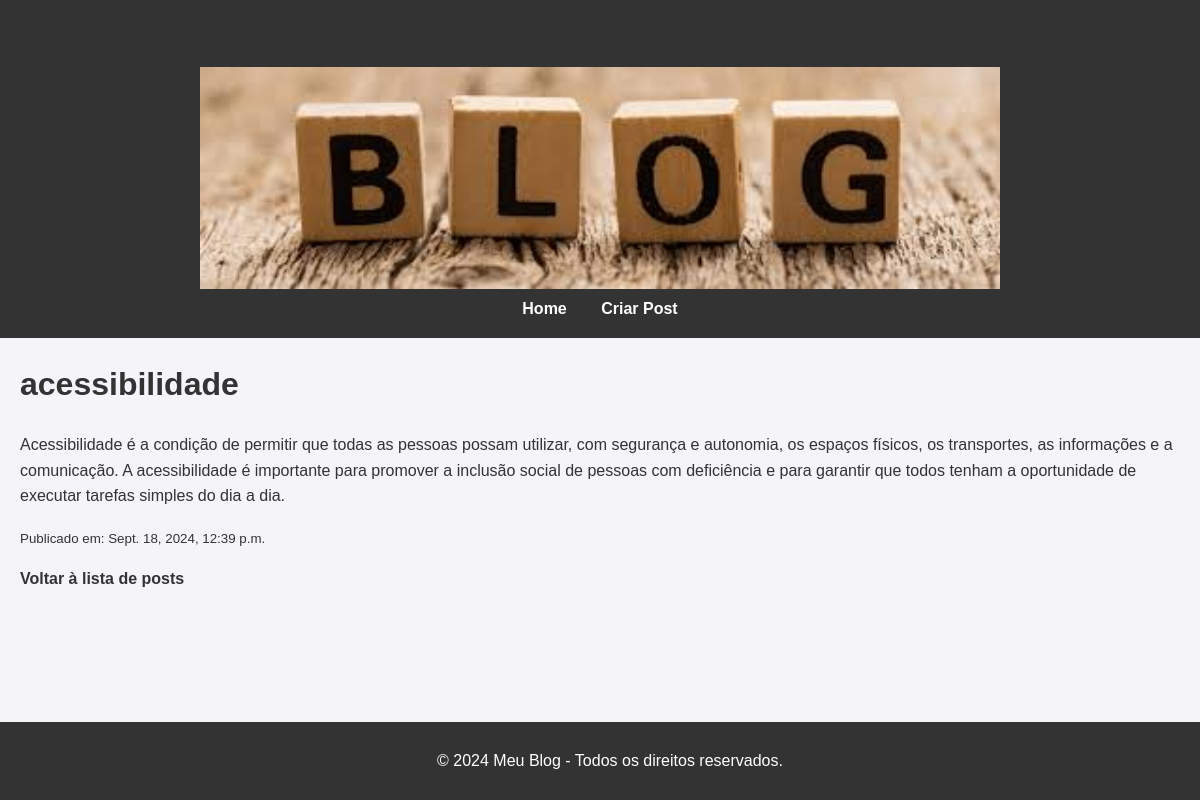
The page /post/8/ on the database its author committed.
### blog/models.py (models this page shows)
class Post(models.Model):  # Define a classe Post, que representa um modelo (tabela) no banco de dados
    titulo = models.CharField(max_length=200)  # Campo de texto com um limite máximo de 200 caracteres para o título do post
    conteudo = models.TextField()  # Campo de texto sem limite de caracteres para o conteúdo do post
    data_publicacao = models.DateTimeField(auto_now_add=True)  # Armazena a data e a hora em que o post foi criado, preenchido automaticamente
    imagem_destacada = models.ImageField(upload_to='images/', blank=True, null=True)  # Campo de upload de imagem, opcional (pode ser em branco ou nulo) e salvo no diretório 'images/'

### blog/views.py (the view)
# urls.py: path('post/<int:post_id>/', views.detalhe_post, name='detalhe_post'),
def detalhe_post(request, post_id):
    post = get_object_or_404(Post, id=post_id)  # Busca o post pelo id, ou retorna um erro 404 se o post não existir
    return render(request, 'blog/detalhe_post.html', {'post': post})  # Renderiza o template 'detalhe_post.html' com os dados do post específico

### blog/templates/blog/detalhe_post.html
{% extends 'base.html' %}
{% block content %}
<h1>{{ post.titulo }}</h1>
<p>{{ post.conteudo }}</p>
<p><small>Publicado em: {{ post.data_publicacao }}</small></p>
<a href="{% url 'lista_posts' %}">Voltar à lista de posts</a>
{% endblock %}

### blog/static/blog/css/styles.css (style rules this page uses)
body { font-family: 'Arial', sans-serif; background-color: #f4f4f9; color: #333; margin: 0; padding: 0; line-height: 1.6; }
h1 { font-size: 2rem; color: #333; }
a { color: #333; text-decoration: none; font-weight: bold; }

### rows shown on the page
Post: titulo "acessibilidade", conteudo "Acessibilidade é a condição de permitir que todas as pessoas possam utilizar, com segurança e autonomia, os espaços físicos, os transportes, as informações e a comunicação. A acessibilidade é importante para promover a inclusão social de pessoas com deficiência e para garantir que todos tenham a oportunidade de executar tarefas simples do dia a dia.", data_publicacao "Sept. 18, 2024, 12:39 p.m."
